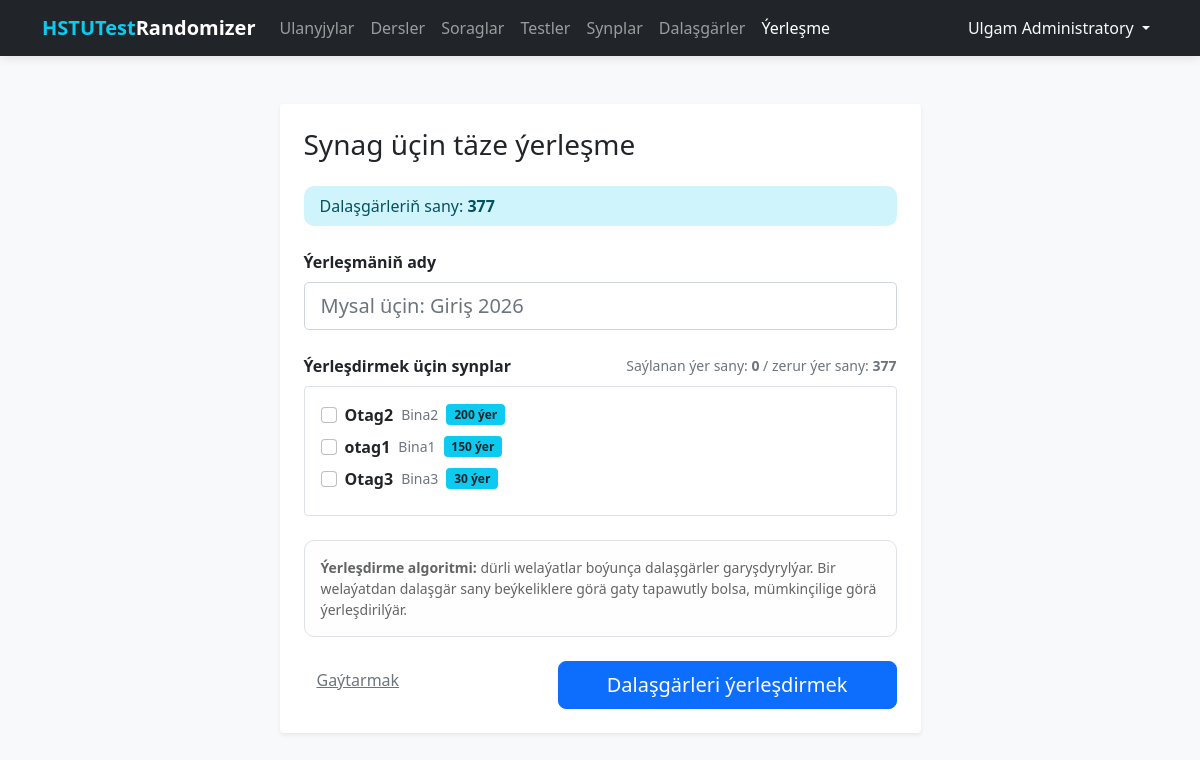
The page /exam/create (signed in) on the database its author committed.
### tables this page shows
CREATE TABLE users (
    id INTEGER PRIMARY KEY AUTOINCREMENT,
    full_name TEXT NOT NULL,
    username TEXT UNIQUE NOT NULL,
    password TEXT NOT NULL
);

CREATE TABLE classrooms (
    id INTEGER PRIMARY KEY AUTOINCREMENT,
    name TEXT NOT NULL UNIQUE,
    location TEXT NOT NULL,
    capacity INTEGER NOT NULL CHECK (capacity > 0),
    is_active INTEGER DEFAULT 1
);

### routes/exam.py (the view, shortened to what this page needs)
@exam_bp.route('/create', methods=['GET', 'POST'])
@login_required
def create():
    db = get_db_connection()
    classrooms = db.execute(
        'SELECT * FROM classrooms WHERE is_active = 1 ORDER BY capacity DESC'
    ).fetchall()
    total_students = db.execute('SELECT COUNT(*) FROM students').fetchone()[0]
    db.close()
    return render_template(
        'exam/create.html',
        classrooms=classrooms,
        total_students=total_students,
        selected_ids=[],
        form_name='',
    )

### database.py (called while the page is built)
def get_db_connection():
    conn = sqlite3.connect(DATABASE)
    conn.row_factory = sqlite3.Row
    return conn

### templates/exam/create.html (shortened to what this page needs)
{% extends 'base.html' %}
{% block content %}
<div class="row justify-content-center">
    <div class="col-lg-7">
        <div class="main-card shadow-sm p-4 bg-white rounded">
            <h3 class="mb-4">Synag üçin täze ýerleşme</h3>
            <div class="alert alert-info py-2 mb-4">
                Dalaşgärleriň sany: <strong>{{ total_students }}</strong>
            </div>
            <form method="POST" id="createForm">
                <div class="mb-4">
                    <label class="form-label fw-bold">Ýerleşmäniň ady</label>
                    <input type="text" name="name" class="form-control form-control-lg"
                           value="{{ form_name }}"
                           placeholder="Mysal üçin: Giriş 2026" required autofocus>
                </div>
                <div class="mb-4">
                    <div class="d-flex justify-content-between align-items-center mb-2">
                        <label class="form-label fw-bold mb-0">Ýerleşdirmek üçin synplar</label>
                        <span class="small text-muted">
                            Saýlanan ýer sany: <strong id="totalCapacity">0</strong>
                            / zerur ýer sany: <strong>{{ total_students }}</strong>
                        </span>
                    </div>
                    {% if classrooms %}
                    <div class="border rounded p-3">
                        {% for c in classrooms %}
                        <div class="form-check mb-2">
                            <input class="form-check-input room-check" type="checkbox"
                                   name="classroom_ids" value="{{ c.id }}"
                                   id="room_{{ c.id }}"
                                   data-capacity="{{ c.capacity }}"
                                   {{ 'checked' if c.id in selected_ids else '' }}>
                            <label class="form-check-label d-flex align-items-center gap-2" for="room_{{ c.id }}">
                                <strong>{{ c.name }}</strong>
                                <span class="text-muted small">{{ c.location }}</span>
                                <span class="badge bg-info text-dark">{{ c.capacity }} ýer</span>
                            </label>
                        </div>
                        {% endfor %}
                    </div>
                    {% else %}
                    <div class="text-muted">
                        Aktiw synp ýok
                        <a href="{{ url_for('classrooms.create') }}">Synp goşuň</a>
                    </div>
                    {% endif %}
                </div>
                <div class="alert alert-light border small mb-4">
                    <strong>Ýerleşdirme algoritmi:</strong> dürli welaýatlar boýunça dalaşgärler garyşdyrylýar.
                    Bir welaýatdan dalaşgär sany beýkeliklere görä gaty tapawutly bolsa, mümkinçilige görä ýerleşdirilýär.
                </div>
                <div class="d-flex justify-content-between">
                    <a href="{{ url_for('exam.index') }}" class="btn btn-link text-secondary">Gaýtarmak</a>
                    <button type="submit" class="btn btn-primary btn-lg px-5">Dalaşgärleri ýerleşdirmek</button>
                </div>
            </form>
        </div>
    </div>
</div>
{% endblock %}

### templates/base.html (shortened to what this page needs)
<!DOCTYPE html>
<html lang="ru">
<head>
    <link rel="stylesheet" href="{{ url_for('static', filename='css/bootstrap.min.css') }}">
</head>
<body>
    <nav class="navbar navbar-expand-lg navbar-dark bg-dark">
        <div class="container">
            <a class="navbar-brand fw-bold" href="/">
                <span class="text-info">HSTUTest</span>Randomizer
            </a>
            <div class="collapse navbar-collapse" id="navbarNav">
                <ul class="navbar-nav me-auto">
                    {% if current_user.is_authenticated %}
                    <li class="nav-item">
                        <a class="nav-link {{ 'active' if request.endpoint == 'users.index' }}"
                            href="{{ url_for('users.index') }}">Ulanyjylar</a>
                    </li>
                    <li class="nav-item">
                        <a class="nav-link" href="{{ url_for('subjects.index') }}">Dersler</a>
                    </li>
                    <li class="nav-item">
                        <a class="nav-link" href="{{ url_for('questions.index') }}">Soraglar</a>
                    </li>
                    <li class="nav-item">
                        <a class="nav-link {{ 'active' if request.endpoint and request.endpoint.startswith('tests.') }}"
                            href="{{ url_for('tests.index') }}">Testler</a>
                    </li>
                    <li class="nav-item">
                        <a class="nav-link {{ 'active' if request.endpoint and request.endpoint.startswith('classrooms.') }}"
                            href="{{ url_for('classrooms.index') }}">Synplar</a>
                    </li>
                    <li class="nav-item">
                        <a class="nav-link {{ 'active' if request.endpoint and request.endpoint.startswith('students.') }}"
                            href="{{ url_for('students.index') }}">Dalaşgärler</a>
                    </li>
                    <li class="nav-item">
                        <a class="nav-link {{ 'active' if request.endpoint and request.endpoint.startswith('exam.') }}"
                            href="{{ url_for('exam.index') }}">Ýerleşme</a>
                    </li>
                    {% endif %}
                </ul>
                <ul class="navbar-nav">
                    {% if current_user.is_authenticated %}
                    <li class="nav-item dropdown">
                        <a class="nav-link dropdown-toggle text-light" href="#" id="userDropdown" role="button"
                            data-bs-toggle="dropdown">
                            {{ current_user.full_name }}
                        </a>
                    </li>
                    {% else %}
                    <li class="nav-item">
                        <a class="nav-link" href="{{ url_for('auth.login') }}">Ulgama girmek</a>
                    </li>
                    {% endif %}
                </ul>
            </div>
        </div>
    </nav>
    <div class="container">
        {% block content %}{% endblock %}
    </div>
</body>
</html>

### templates/base.html (style rules this page uses)
:root { --bg-color: #f8f9fa; }
body { background-color: var(--bg-color); font-family: 'Segoe UI', Tahoma, Geneva, Verdana, sans-serif; }
.navbar { box-shadow: 0 2px 10px rgba(0, 0, 0, 0.1); }
.main-card { background: #ffffff; border: none; border-radius: 12px; box-shadow: 0 0.5rem 1rem rgba(0, 0, 0, 0.05); padding: 2rem; margin-top: 2rem; }
.btn-primary { border-radius: 8px; }
.alert { border-radius: 10px; border: none; }

### rows shown on the page
users: full_name "Ulgam Administratory"
classrooms: name "Otag2", location "Bina2", capacity "200"
classrooms: name "otag1", location "Bina1", capacity "150"
classrooms: name "Otag3", location "Bina3", capacity "30"

### other values the page prints
{{ total_students }} "377"
